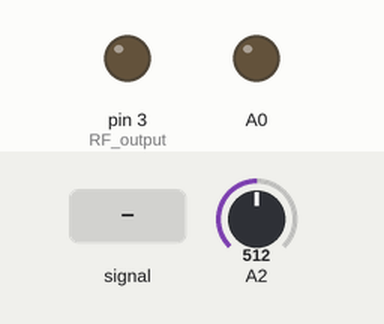
Simulated run of this sketch. Board: Arduino Uno, built with avr-gcc and run on an emulated ATmega328P. Parts: output pins drawn as LEDs (lit = HIGH). The test bench sets the inputs (shaded band); at power-on: A2 = 512.

Above: at 1.2 s.
1.3 s: A2 fed a 200 Hz sine of ±81 counts around its level
At 1.7 s:
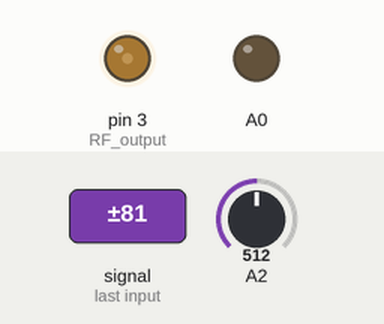
2.8 s: A2 set to 716
At 3.6 s:
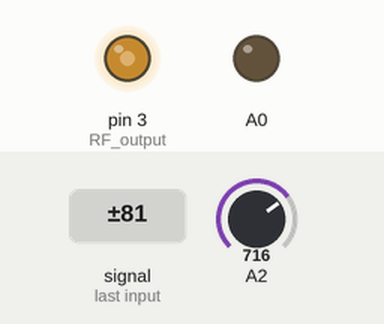
4.3 s: A2 set to 531
5.8 s: A2 set to 497
At 6.9 s:
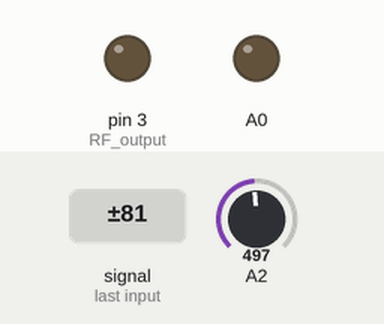
7.3 s: A2 set to 900
At 8.0 s:
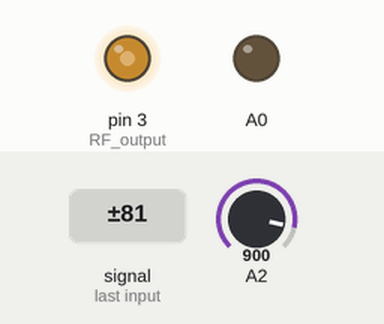
Timing chart, 0 to 9.8 s (numbered marks = the images above; inputs shaded):
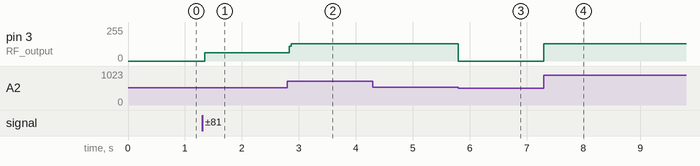

Measured:
- the behaviour switches between 514 and 513 on A2 (found by bisection; images 2 and 3)
- after the input at 1.3 s, pin 3 (RF_output): 0/255 → 63/255 after 0.05 s
- after the input at 2.8 s, pin 3 (RF_output): 63/255 → 128/255 at once
- after the input at 4.3 s, every drawn part: stays the same
- after the input at 5.8 s, pin 3 (RF_output): 128/255 → 0/255 at once
- after the input at 7.3 s, pin 3 (RF_output): 0/255 → 128/255 at once

The sketch:

crude-am-transmitter.ino
```cpp
#define CARRIER_OCR 1
#define SAMPLE_RATE 24000
#define MIC_GAIN 50 // 20

volatile int16_t audioSignal = 0;
volatile uint16_t micValue = 0;

// =========================
// SETUP
// =========================
void setup() {
  pinMode(3, OUTPUT);   // RF output (D3)
  pinMode(A0, OUTPUT);  // 100 Hz tone output

  // =========================
  // ADC SETUP (A2 MIC INPUT)
  // =========================
  ADMUX = _BV(REFS0) | 2;
  ADCSRA =
    _BV(ADEN) |
    _BV(ADPS2) | _BV(ADPS1) | _BV(ADPS0);

  // =========================
  // TIMER2 → RF CARRIER (UNCHANGED STYLE)
  // =========================
  TCCR2A = _BV(COM2B0) | _BV(WGM21);
  TCCR2B = _BV(CS20);
  OCR2A = CARRIER_OCR;

  // =========================
  // TIMER1 → AUDIO SAMPLING (8 kHz)
  // =========================
  TCCR1A = 0;
  TCCR1B = _BV(WGM12) | _BV(CS10);

  OCR1A = (16000000 / SAMPLE_RATE) - 1;

  TIMSK1 = _BV(OCIE1A);

  // =========================
  // TIMER0 → 100 Hz TONE ON A0
  // =========================
  TCCR0A = _BV(WGM01);
  TCCR0B = _BV(CS02); // prescaler 256

  OCR0A = 156; // ~100 Hz toggle rate

  TIMSK0 = _BV(OCIE0A);
}

// =========================
// A0 100 Hz TOGGLE ISR
// =========================
ISR(TIMER0_COMPA_vect) {
  PORTC ^= _BV(PC0);
}

// =========================
// ADC READ
// =========================
uint16_t readMic() {
  ADMUX = _BV(REFS0) | 2;
  ADCSRA |= _BV(ADSC);
  while (ADCSRA & _BV(ADSC));
  return ADC;
}

// =========================
// AUDIO ISR (RF MODULATION)
// =========================
ISR(TIMER1_COMPA_vect) {
  micValue = readMic();

  audioSignal = (int16_t)micValue - 512;

  // gain
  audioSignal *= MIC_GAIN;

  // clamp
  if (audioSignal > 200) audioSignal = 200;
  if (audioSignal < -200) audioSignal = -200;

  // YOUR ORIGINAL STYLE (OOK gating)
  if (audioSignal > 50) {
    TCCR2A |= _BV(COM2B0);
  } else {
    TCCR2A &= ~_BV(COM2B0);
    PORTD &= ~(1 << PD3);
  }
}

void loop() {
}
```
